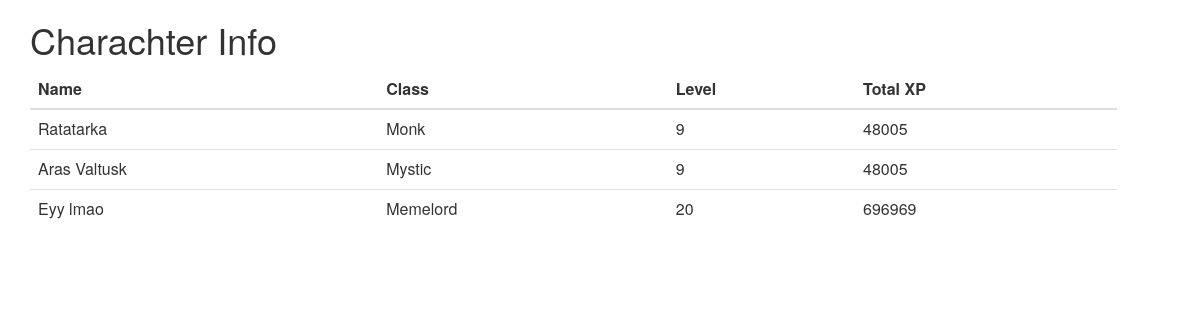
Before: /dungeonmaster with the older database file.
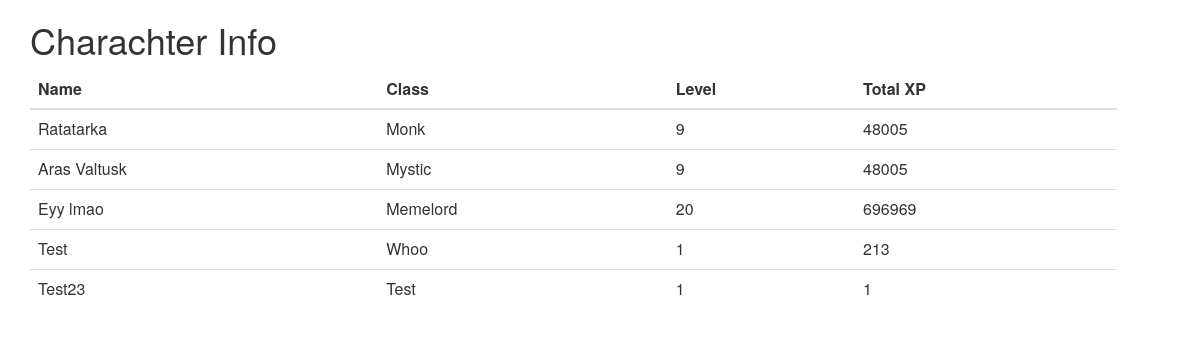
After: the same page with the newer database file.
### app/models.py (models this page shows, shortened)
class Adventurer(db.Model):
    id = db.Column(db.Integer, primary_key=True)
    name = db.Column(db.String(32), index=True, unique=True)
    type = db.Column(db.String(16), index=True) # CLASS
    xp = db.Column(db.Integer, index=True)
    gear = db.relationship('Gear', backref='owner', lazy='dynamic')

### app/views.py (the view)
@app.route('/dungeonmaster')
def dungeonmaster():
    adventurers = models.Adventurer.query.all()
    for a in adventurers:
        a.level = dnd.findlevel(a.xp)
        print(a.level, a.xp)
    return render_template('dungeonmaster.html',
                           title='DM Interface',
                           adventurers=adventurers)

### app/static/dnd.py (called while the page is built)
def findlevel(xp):
    i = 0
    for n in xp_minimum:
        if xp < n:
            return i
        i += 1
    return 20

### app/templates/dungeonmaster.html
{% extends "base.html" %}
{% block content %}
<h1>Charachter Info</h1>
<table class="table table-hover">
    <thead>
        <tr>
            <th>Name</th><th>Class</th><th>Level</th><th>Total XP<td>
        </tr>
    </thead>
    <tbody>
        {% for a in adventurers %}
        <tr>
            <td>{{ a.name }}</td><td>{{ a.type }}</td><td>{{ a.level }}</td><td>{{ a.xp }}</td>
        </tr>
        {% endfor %}
    </tbody>
</table>
{% endblock %}

### app/templates/base.html (shortened to what this page needs)
<html>
  <head>
    <link rel="stylesheet" href="https://maxcdn.bootstrapcdn.com/bootstrap/3.3.7/css/bootstrap.min.css">
    <link rel="stylesheet" href="https://maxcdn.bootstrapcdn.com/bootstrap/3.3.7/css/bootstrap-theme.min.css">
  </head>
  <body>
  <div class="container">
    {% block content %}{% endblock %}
  </div>
  </body>
</html>

Changed rows visible on the page:
added Adventurer: name "Test", type "Whoo", level "1", xp "213"
added Adventurer: name "Test23", type "Test", level "1", xp "1"
